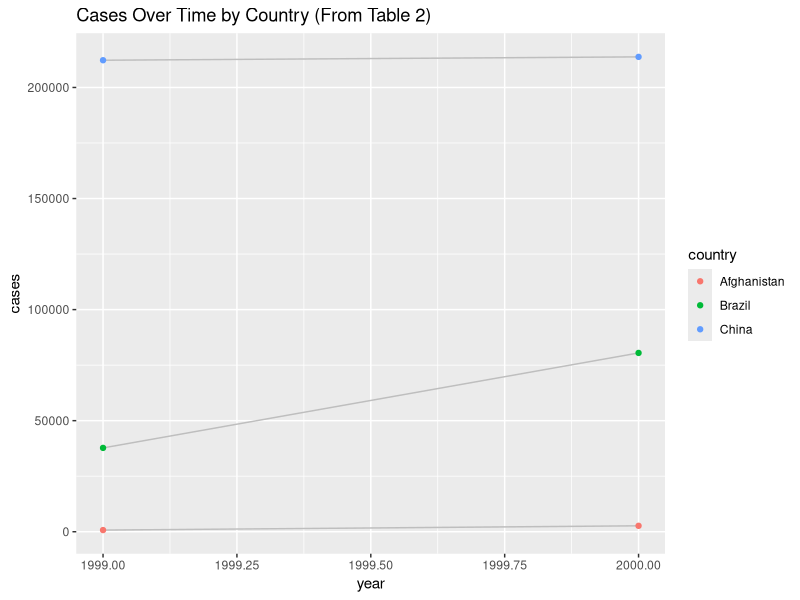
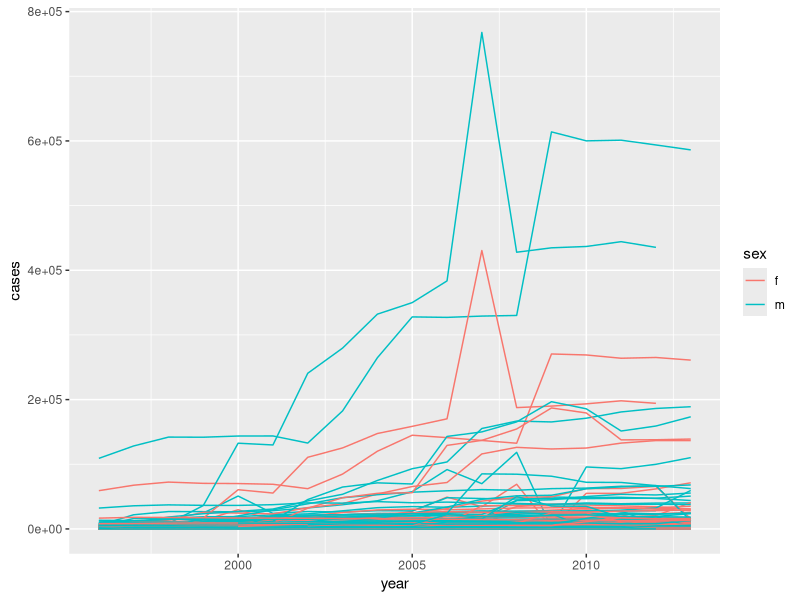

Write R code to recreate these figures, in order.
## ---- chunk 1
knitr::opts_chunk$set(echo = TRUE)
## ---- chunk 2
library(tidyverse)
## ---- chunk 3
# computing rate for 'table2'
# first have to reshape tibble using 'pivot_wider()'

table2_tidy = table2 %>%
  pivot_wider(names_from = type, values_from = count)

# pivot_wider() "widens" data, increasing number of columns
  # and decreasing numbers of rows, long form --> wide form
# names_from, values_from: pair of args describing which column
  # to get the names from, and which column
  # to get the cell values from

# change observed --> cases and population get own column
                    # with corresponding counts as values 

table2_tidy %>%
  mutate(rate = cases / population * 10000)
# computation for determining rate
# rate is a new column of the calculation
## ---- chunk 4
# computing rate for table4a and table4b
# need to tidy by pivot_longer()

table4a_tidy = table4a %>%
  pivot_longer(cols = c('1999', '2000'), names_to = "year", values_to = "cases")

table4b_tidy = table4b %>%
  pivot_longer(cols = c('1999', '2000'), names_to = "year", values_to = "population")

# pivot_longer() lengthens data, increases number of rows, decreases number of columns
  # cols arg are the columns to pivot into longer format
  # values_to arg specifying name of column to create from the data stored in cell vals

# joining the tables
# uses left_join()

table4_joined = left_join(table4a_tidy, table4b_tidy, by = c("country", "year")) %>%
  mutate(year = as.integer(year),
         rate = cases / population * 10000)

table4_joined


# left_join(): mutating joins add columns from y to x
  # matches observations based on keys
  # by is join specification, vars to join by 
## ---- chunk 5
# need to tidy data again with pivot_wider()

ggplot(table2_tidy, aes(x = year, y = cases)) +
  geom_line(aes(group = country), color = "gray") +
  geom_point(aes(color = country)) +
  labs(title = "Cases Over Time by Country (From Table 2)")
## ---- chunk 6
# table4a %>%
  #gather(1999, 2000, key = "year", value = "cases")
## ---- chunk 7
preg = tribble(
  ~pregnant, ~male, ~female,
  "yes", NA, 10,
  "no", 20, 12
)
preg

preg_tidy = preg %>%
  gather(
  key = "sex",
  value = "count",
  male, female
)
preg_tidy
## ---- chunk 8
tibble(x = c("a,b,c", "d,e,f,g", "h,i,j")) %>%
separate(x, c("one", "two", "three"), extra = "merge")

## ---- chunk 9
tibble(x = c("a,b,c", "d,e", "f,g,i")) %>%
separate(x, c("one", "two", "three"), fill = "left")
## ---- chunk 10
who %>%
gather(code, value, new_sp_m014:newrel_f65, na.rm = TRUE) %>%
mutate(
code = stringr::str_replace(code, "newrel", "new_rel")
) %>%
separate(code, c("new", "var", "sexage")) %>%
select(-new, -iso2, -iso3) %>%
separate(sexage, c("sex", "age"), sep = 1)
## ---- chunk 11
# what happens if we neglect the mutate() piece of the code?
# who3a <- who1 %>%
  # separate(key, c("new", "type", "sexage"), sep = "_")
## ---- chunk 12
who1 <- who %>%
gather(
new_sp_m014:newrel_f65, key = "key",
value = "cases",
na.rm = TRUE)

who2 <- who1 %>%
mutate(key = stringr::str_replace(key, "newrel", "new_rel"))

who3 <- who2 %>%
separate(key, c("new", "type", "sexage"), sep = "_")
who3

who4 <- who3 %>%
select(-new, -iso2, -iso3)


select(who3, country, iso2, iso3) %>%
  distinct() %>%
  group_by(country) %>%
  filter(n() > 1)
## ---- chunk 13
who5 <- who4 %>%
separate(sexage, c("sex", "age"), sep = 1)

who5 %>%
  group_by(country, year, sex) %>%
  filter(year > 1995) %>%
  summarise(cases = sum(cases)) %>%
  unite(country_sex, country, sex, remove = FALSE) %>%
  ggplot(aes(x = year, y = cases, group = country_sex, colour = sex)) +
  geom_line()
